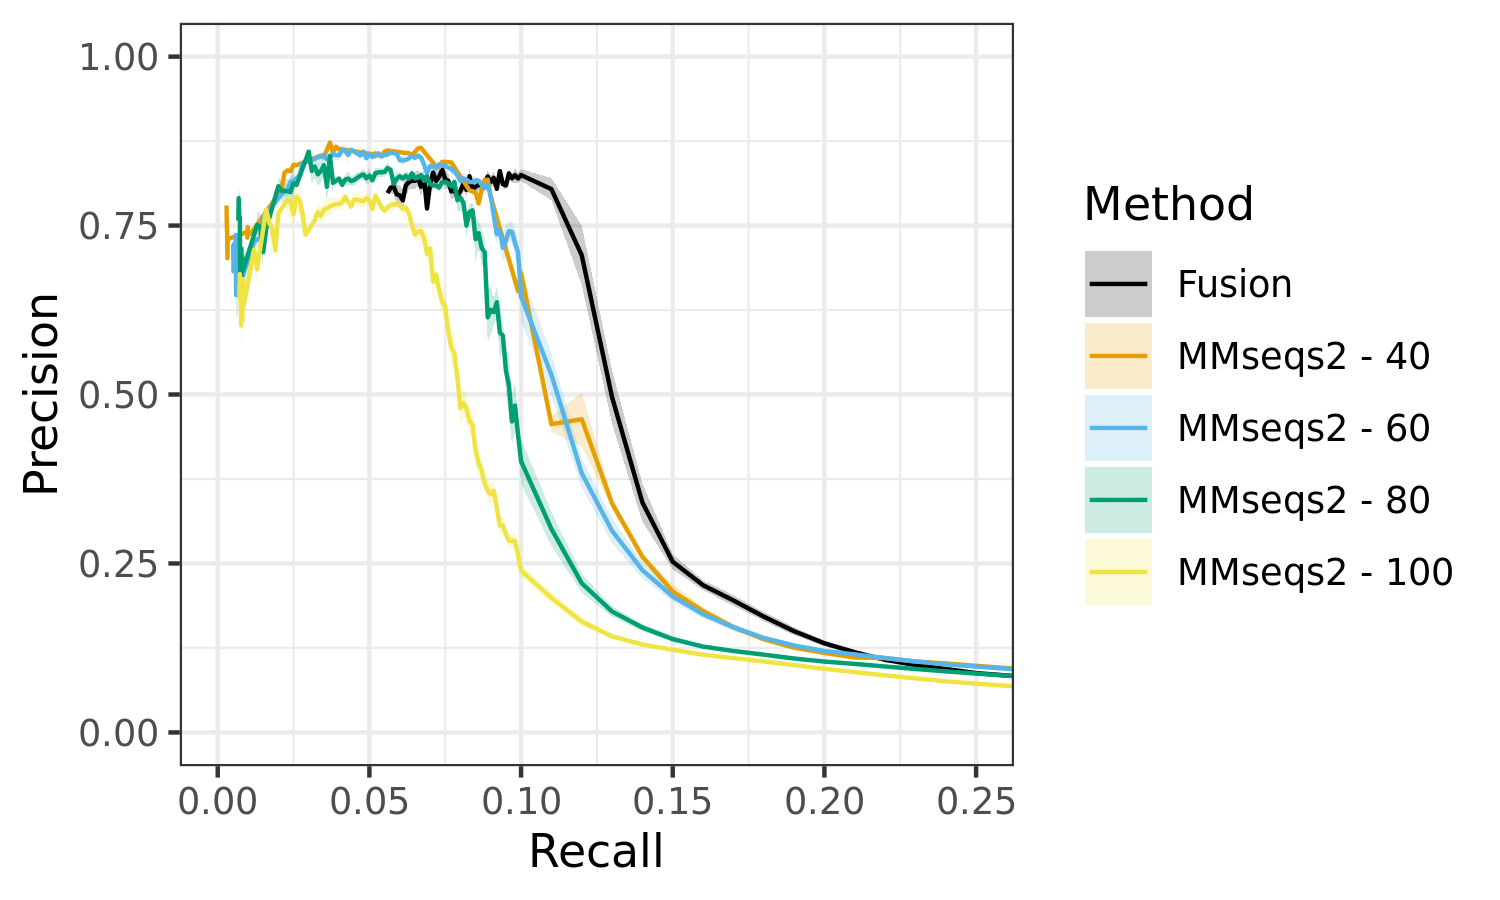

Source code (R):
library(tidyverse)
library(ggplot2)
rm(list = ls())

Fig1_data <- readRDS("Fig1_data.rds")
Fig1 <- Fig1_data  %>%
  # plot recall on x axis and precision on y axis
  ggplot(aes(x = recall_ind, y = mean_precision, fill = method, color = method)) + 
  # add error bars
  geom_ribbon(aes(ymin = mean_precision - error_margin, ymax = mean_precision + error_margin), alpha = 0.2, color = NA) + 
  # add lines
  geom_line() + 
  # black and white color scheme
  theme_bw() +
  # define color legend
  scale_color_manual(
    name = "Method", 
    values = c("fusion" = "#000000", "mmseqs_40" = "#E69F00", "mmseqs_60" = "#56B4E9", "mmseqs_80" = "#009E73", "mmseqs_100" = "#F0E442"),
    labels = c("Fusion", "MMseqs2 - 40", "MMseqs2 - 60", "MMseqs2 - 80", "MMseqs2 - 100")) +
  scale_fill_manual(
    name = "Method", 
    values = c("fusion" = "#000000", "mmseqs_40" = "#E69F00", "mmseqs_60" = "#56B4E9", "mmseqs_80" = "#009E73", "mmseqs_100" = "#F0E442"),
    labels = c("Fusion", "MMseqs2 - 40", "MMseqs2 - 60", "MMseqs2 - 80", "MMseqs2 - 100")) +
  # label x axis and y axis
  xlab("Recall") + ylab("Precision") +
  # set x and y axis limits
  coord_cartesian(ylim = c(0, 1), xlim = c(0, 0.25)) 

# save to file
png("Fig1.png", width = 5, height = 3, units = "in", res = 300)
print(Fig1)
dev.off()
